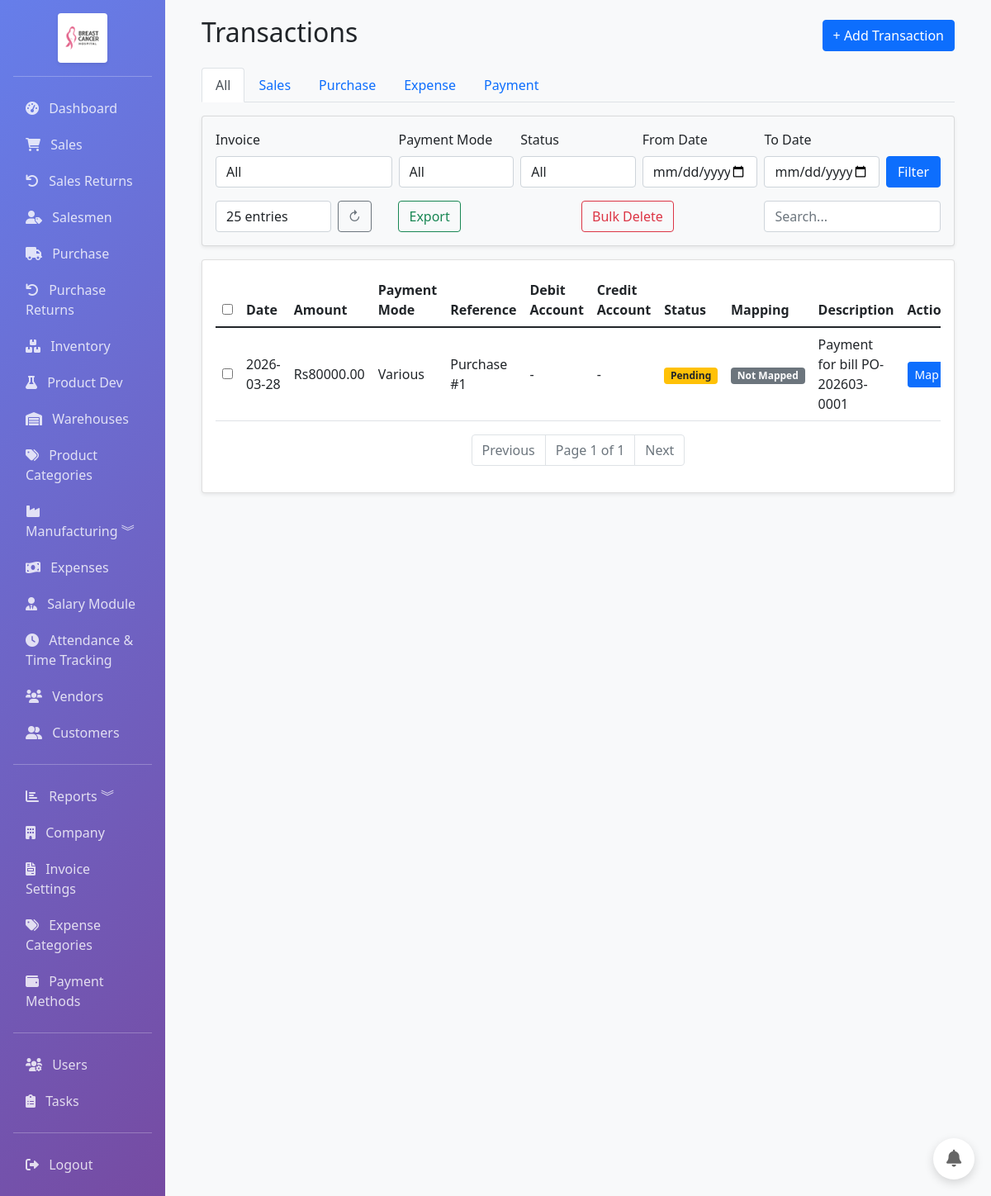
The page /accounting/transactions (signed in) on the database as committed earlier.
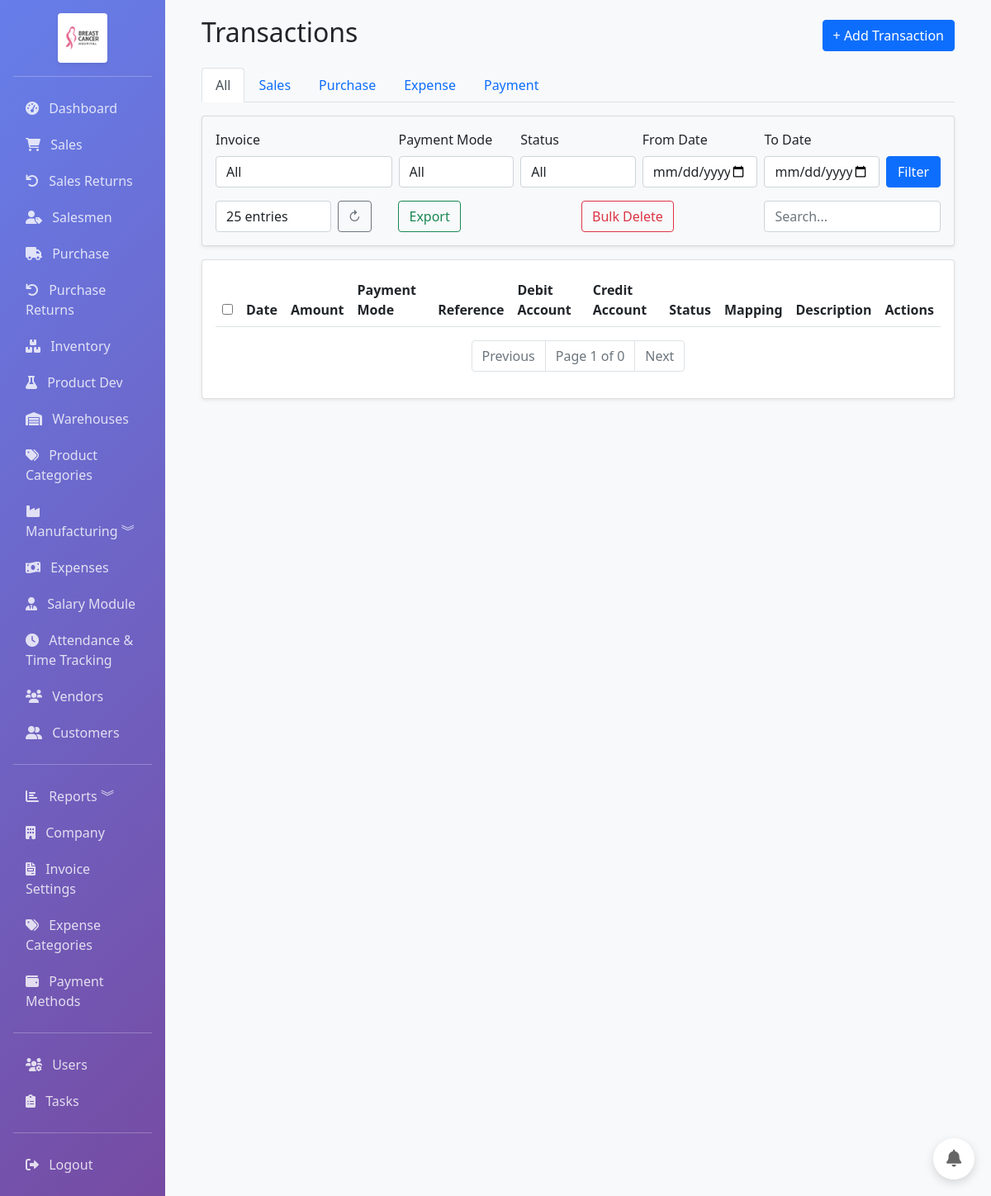
The same page on the database as committed later.
### app/models.py (models this page shows, shortened)
class PurchaseBill(db.Model):
    __tablename__ = 'purchase_bills'
    id = db.Column(db.Integer, primary_key=True)
    bill_number = db.Column(db.String(50), unique=True, nullable=False, index=True)
    vendor_id = db.Column(db.Integer, db.ForeignKey('vendors.id'), nullable=False, index=True)
    po_id = db.Column(db.Integer, db.ForeignKey('purchase_orders.id'), nullable=True, index=True)  # source PO
    date = db.Column(db.DateTime, default=datetime.utcnow, index=True)
    due_date = db.Column(db.DateTime)
    currency_id = db.Column(db.Integer, db.ForeignKey('currencies.id'), nullable=True)
    exchange_rate = db.Column(db.Float, default=1)
    subtotal = db.Column(db.Float, default=0)
    tax_rate = db.Column(db.Float, default=10)
    tax = db.Column(db.Float, default=0)
    discount_type = db.Column(db.String(10), default='fixed')
    discount = db.Column(db.Float, default=0)
    shipping_charge = db.Column(db.Float, default=0)
    advance_applied = db.Column(db.Float, default=0)  # Advance from vendor profile applied to this bill
    total = db.Column(db.Float, default=0)
    status = db.Column(Enum('paid', 'unpaid', 'partial', 'return', 'partial_return', name='payment_status'), default='unpaid', index=True)
    paid_amount = db.Column(db.Float, default=0)
    bill_image_path = db.Column(db.String(255))  # Path to uploaded bill image
    notes = db.Column(db.Text)
    created_by = db.Column(db.Integer, db.ForeignKey('users.id'))
    created_at = db.Column(db.DateTime, default=datetime.utcnow)
    updated_at = db.Column(db.DateTime, default=datetime.utcnow, onupdate=datetime.utcnow)
    items = db.relationship('PurchaseItem', backref='bill', lazy=True, cascade='all, delete-orphan')
    currency = db.relationship('Currency', backref='purchase_bills', lazy=True)

### app/routes/accounting.py (the view, shortened to what this page needs)
@bp.route('/transactions')
@login_required
def transactions():
    accounts = Account.query.order_by(Account.name).all()
    invoices = Sale.query.order_by(Sale.date.desc()).all()
    invoice_id = request.args.get('invoice_id', type=int)
    payment_mode = request.args.get('payment_mode')
    status = request.args.get('status')
    type_filter = request.args.get('type', 'all')
    date_from = request.args.get('date_from')
    date_to = request.args.get('date_to')
    search = request.args.get('search', '').strip()
    per_page = request.args.get('per_page', 25, type=int)
    page = request.args.get('page', 1, type=int)
    payments = []
    sales_payments = Payment.query.filter(Payment.invoice_id != None).all()
    expense_payments = Payment.query.filter(Payment.expense_id != None).all()
    purchase_bills = PurchaseBill.query.filter(PurchaseBill.paid_amount > 0).all()
    for bill in purchase_bills:
        txn = Transaction.query.filter(Transaction.reference_type == 'purchase', Transaction.reference_id == bill.id).first()
        payments.append({
            'id': bill.id,
            'date': bill.date,
            'amount': bill.paid_amount,
            'payment_mode': 'Various',
            'reference_type': 'purchase',
            'reference_id': bill.id,
            'invoice': None,
            'debit_account': txn.debit_account if txn else None,
            'credit_account': txn.credit_account if txn else None,
            'status': txn.status if txn else 'Pending',
            'is_mapped': txn.is_mapped if txn else False,
            'description': f'Payment for bill {bill.bill_number}',
            'transaction_id': txn.id if txn else None
        })
    general_payments = Payment.query.filter(Payment.invoice_id.is_(None), Payment.expense_id.is_(None)).all()
    if type_filter and type_filter != 'all':
        payments = [p for p in payments if p['reference_type'] == type_filter]
    if invoice_id:
        payments = [p for p in payments if p['reference_type'] == 'sale' and p['reference_id'] == invoice_id]
    if payment_mode:
        payments = [p for p in payments if p['payment_mode'] == payment_mode]
    if status:
        payments = [p for p in payments if p['status'] == status]
    if date_from:
        date_from_dt = datetime.strptime(date_from, '%Y-%m-%d')
        payments = [p for p in payments if p['date'] >= date_from_dt]
    if date_to:
        date_to_dt = datetime.strptime(date_to, '%Y-%m-%d')
        payments = [p for p in payments if p['date'] <= date_to_dt]
    if search:
        payments = [p for p in payments if search.lower() in (p['description'] or '').lower() or search.lower() in (p['payment_mode'] or '').lower()]
    payments.sort(key=lambda x: x['date'], reverse=True)
    start = (page - 1) * per_page
    end = start + per_page
    paginated_items = payments[start:end]
    total = len(payments)
    pages = (total + per_page - 1) // per_page
    pagination = type('Pagination', (), {
        'items': paginated_items,
        'page': page,
        'pages': pages,
        'per_page': per_page,
        'total': total,
        'has_prev': page > 1,
        'has_next': page < pages,
        'prev_num': page - 1 if page > 1 else None,
        'next_num': page + 1 if page < pages else None
    })()
    return render_template('accounting/transactions.html',
                         transactions=paginated_items,
                         accounts=accounts,
                         invoices=invoices,
                         pagination=pagination,
                         invoice_id=invoice_id,
                         payment_mode=payment_mode,
                         status=status,
                         type=type_filter,
                         date_from=date_from,
                         date_to=date_to,
                         search=search,
                         per_page=per_page)

### app/templates/accounting/transactions.html (shortened to what this page needs)
{% extends "base.html" %}
{% block content %}
<div class="container-fluid">
    <div class="d-flex justify-content-between align-items-center mb-3">
        <h2>Transactions</h2>
        <a href="{{ url_for('accounting.add_transaction') }}" class="btn btn-primary">+ Add Transaction</a>
    </div>
    <nav class="mb-3">
        <div class="nav nav-tabs">
            {% set tabs = [('all','All'), ('sale','Sales'), ('purchase','Purchase'), ('expense','Expense'), ('payment','Payment')] %}
            {% for key,label in tabs %}
            <a class="nav-link {% if type == key %}active{% endif %}" href="?type={{ key }}">{{ label }}</a>
            {% endfor %}
        </div>
    </nav>
    <div class="card mb-3 p-3 bg-light rounded shadow-sm">
        <form method="GET" class="row g-2 align-items-end">
            <div class="col-md-3">
                <label class="form-label">Invoice</label>
                <select name="invoice_id" class="form-control">
                    <option value="">All</option>
                </select>
            </div>
            <div class="col-md-2">
                <label class="form-label">Payment Mode</label>
                <select name="payment_mode" class="form-control">
                    <option value="">All</option>
                </select>
            </div>
            <div class="col-md-2">
                <label class="form-label">Status</label>
                <select name="status" class="form-control">
                    <option value="">All</option>
                </select>
            </div>
            <div class="col-md-2">
                <label class="form-label">From Date</label>
                <input type="date" name="date_from" class="form-control" value="{{ date_from or '' }}">
            </div>
            <div class="col-md-2">
                <label class="form-label">To Date</label>
                <input type="date" name="date_to" class="form-control" value="{{ date_to or '' }}">
            </div>
            <div class="col-md-1 align-self-end">
                <button type="submit" class="btn btn-primary w-100">Filter</button>
            </div>
        </form>
        <div class="row g-2 mt-2 align-items-center">
            <div class="col-md-2">
                <select name="per_page" class="form-control" onchange="this.form.submit()">
                    {% for n in [25, 50, 100] %}
                    <option value="{{ n }}" {% if per_page == n %}selected{% endif %}>{{ n }} entries</option>
                    {% endfor %}
                </select>
            </div>
            <div class="col-md-1">
                <a href="{{ url_for('accounting.transactions') }}" class="btn btn-outline-secondary" title="Refresh">&#x21bb;</a>
            </div>
            <div class="col-md-3">
                <a href="{{ url_for('accounting.transactions') }}?export=csv" class="btn btn-outline-success">Export</a>
            </div>
            <div class="col-md-3">
                <button type="button" class="btn btn-outline-danger" id="bulk-delete">Bulk Delete</button>
            </div>
            <div class="col-md-3">
                <input type="text" name="search" class="form-control" placeholder="Search..." value="{{ search }}" onchange="this.form.submit()">
            </div>
        </div>
    </div>
    <div class="card shadow-sm">
        <div class="card-body">
            <div class="table-responsive">
                <table class="table table-hover align-middle">
                    <thead class="thead-light">
                        <tr>
                            <th><input type="checkbox" id="select-all"></th>
                            <th>Date</th>
                            <th>Amount</th>
                            <th>Payment Mode</th>
                            <th>Reference</th>
                            <th>Debit Account</th>
                            <th>Credit Account</th>
                            <th>Status</th>
                            <th>Mapping</th>
                            <th>Description</th>
                            <th>Actions</th>
                        </tr>
                    </thead>
                    <tbody>
                        {% for txn in transactions %}
                        <tr>
                            <td><input type="checkbox" class="selected-item" value="{{ txn.id }}"></td>
                            <td>{{ txn.date.strftime('%Y-%m-%d') if txn.date else '-' }}</td>
                            <td>Rs{{ '%.2f'|format(txn.amount or 0) }}</td>
                            <td>{{ txn.payment_mode or '-' }}</td>
                            <td>{{ txn.reference_type|capitalize }} {% if txn.reference_type == 'sale' and txn.invoice %}#{{ txn.invoice.invoice_number }}{% elif txn.reference_type == 'purchase' %}#{{ txn.reference_id }}{% else %}#{{ txn.reference_id }}{% endif %}</td>
                            <td>{{ txn.debit_account or '-' }}</td>
                            <td>{{ txn.credit_account or '-' }}</td>
                            <td>
                                {% if txn.status == 'Completed' %}
                                    <span class="badge bg-success">Completed</span>
                                {% elif txn.status == 'Pending' %}
                                    <span class="badge bg-warning text-dark">Pending</span>
                                {% elif txn.status == 'Failed' %}
                                    <span class="badge bg-danger">Failed</span>
                                {% else %}
                                    <span class="badge bg-secondary">{{ txn.status }}</span>
                                {% endif %}
                            </td>
                            <td>
                                {% if txn.is_mapped %}
                                    <span class="badge bg-success">Mapped</span>
                                {% else %}
                                    <span class="badge bg-secondary">Not Mapped</span>
                                {% endif %}
                            </td>
                            <td>{{ txn.description or '-' }}</td>
                            <td>
                                {% if not txn.is_mapped %}
                                    <div class="btn-group">
                                        <a href="{{ url_for('accounting.map_transaction', payment_id=txn.id, ref_type=txn.reference_type) }}" class="btn btn-primary btn-sm">Map</a>
                                    </div>
                                {% endif %}
                            </td>
                        </tr>
                        {% endfor %}
                    </tbody>
                </table>
            </div>
            <nav aria-label="Page navigation">
                <ul class="pagination justify-content-center">
                    {% if pagination.has_prev %}
                    <li class="page-item"><a class="page-link" href="?page={{ pagination.prev_num }}&per_page={{ per_page }}&invoice_id={{ invoice_id }}&payment_mode={{ payment_mode }}&status={{ status }}&date_from={{ date_from }}&date_to={{ date_to }}&search={{ search }}">Previous</a></li>
                    {% else %}
                    <li class="page-item disabled"><span class="page-link">Previous</span></li>
                    {% endif %}
                    <li class="page-item disabled"><span class="page-link">Page {{ pagination.page }} of {{ pagination.pages }}</span></li>
                    {% if pagination.has_next %}
                    <li class="page-item"><a class="page-link" href="?page={{ pagination.next_num }}&per_page={{ per_page }}&invoice_id={{ invoice_id }}&payment_mode={{ payment_mode }}&status={{ status }}&date_from={{ date_from }}&date_to={{ date_to }}&search={{ search }}">Next</a></li>
                    {% else %}
                    <li class="page-item disabled"><span class="page-link">Next</span></li>
                    {% endif %}
                </ul>
            </nav>
        </div>
    </div>
</div>
{% endblock %}

Rows that differ between the two databases and show on the page:
removed PurchaseBill: date "2026-03-28", paid_amount "80000.00", payment_mode "Various", reference_type "Purchase", reference_id "1", debit_account "-", credit_account "-", description "Payment for bill PO-202603-0001"
Other text that changed with them:
{{ pagination.pages }}: "1" → "0"
